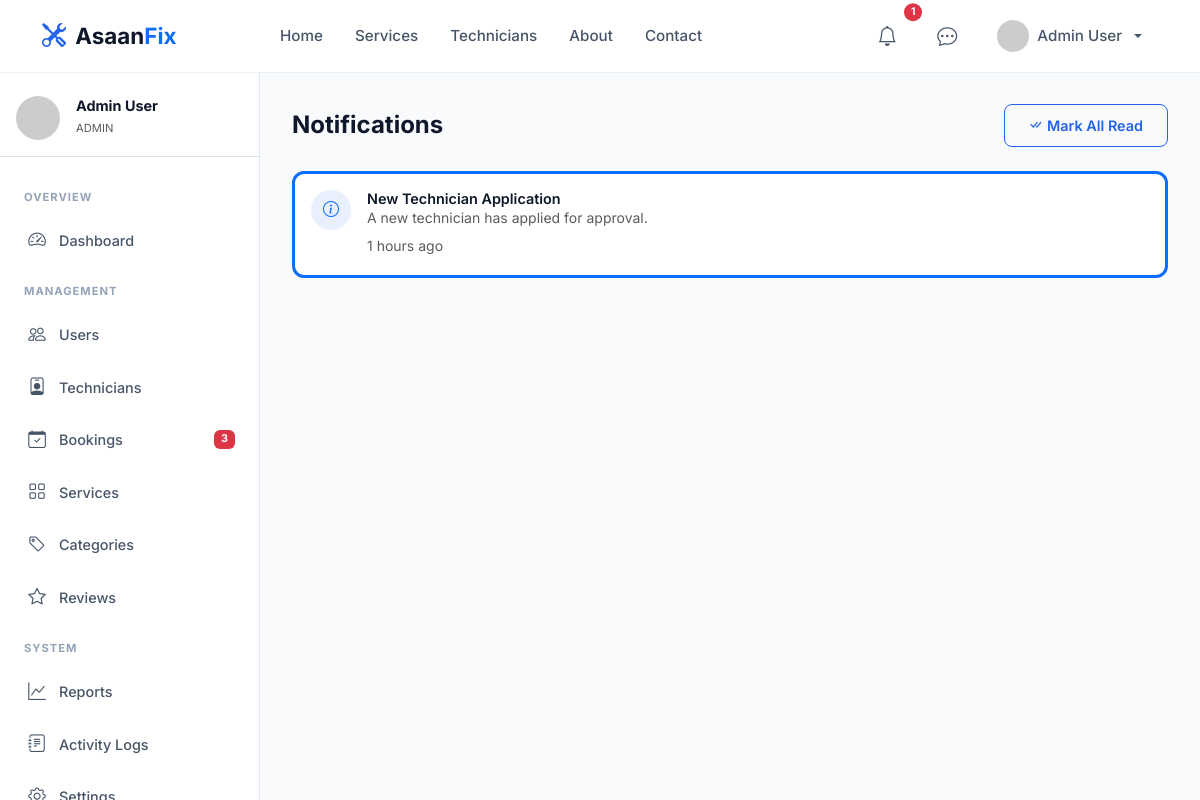
The page /admin/notifications.php (signed in) on the database its author committed.
### tables this page shows
CREATE TABLE `notifications` (
    `id` INT UNSIGNED AUTO_INCREMENT PRIMARY KEY,
    `user_id` INT UNSIGNED NOT NULL,
    `title` VARCHAR(200) NOT NULL,
    `message` TEXT NOT NULL,
    `type` ENUM('booking','review','payment','system','message') NOT NULL DEFAULT 'system',
    `link` VARCHAR(255) DEFAULT NULL,
    `is_read` TINYINT(1) NOT NULL DEFAULT 0,
    `created_at` DATETIME NOT NULL DEFAULT CURRENT_TIMESTAMP,
    FOREIGN KEY (`user_id`) REFERENCES `users`(`id`) ON DELETE CASCADE,
    INDEX `idx_notif_user` (`user_id`),
    INDEX `idx_notif_read` (`is_read`)
);

### config/session.php (called while the page is built, shortened)
<?php
function getCurrentUserId(): ?int {
    return $_SESSION['user_id'] ?? null;
}

### config/database.php (called while the page is built, shortened)
<?php
function getDB(): PDO {
    static $pdo = null;
    if ($pdo === null) {
        $dsn = "mysql:host=" . DB_HOST . ";dbname=" . DB_NAME . ";charset=" . DB_CHARSET;
        $options = [
            PDO::ATTR_ERRMODE            => PDO::ERRMODE_EXCEPTION,
            PDO::ATTR_DEFAULT_FETCH_MODE => PDO::FETCH_ASSOC,
            PDO::ATTR_EMULATE_PREPARES   => false,
            PDO::MYSQL_ATTR_INIT_COMMAND => "SET NAMES utf8mb4 COLLATE utf8mb4_unicode_ci"
        ];
        try {
            $pdo = new PDO($dsn, DB_USER, DB_PASS, $options);
        } catch (PDOException $e) {
            error_log("Database Connection Error: " . $e->getMessage());
            if (env('APP_DEBUG', false)) {
                die("Database Error: " . $e->getMessage());
            }
            die("Database connection failed. Please try again later.");
        }
    }
    return $pdo;
}

### includes/functions.php (called while the page is built, shortened)
<?php
require_once __DIR__ . '/../config/database.php';
require_once __DIR__ . '/../config/session.php';
function sanitize(string $input): string {
    return htmlspecialchars(trim($input), ENT_QUOTES, 'UTF-8');
}
function dbQuery(string $sql, array $params = []): array {
    $stmt = getDB()->prepare($sql);
    $stmt->execute($params);
    return $stmt->fetchAll();
}
function timeAgo(string $datetime): string {
    $diff = time() - strtotime($datetime);
    if ($diff < 86400) return floor($diff / 3600) . ' hours ago';
    return formatDate($datetime);
}

### admin/notifications.php (the view, shortened to what this page needs)
<?php
$userId = getCurrentUserId();
$notifications = dbQuery("SELECT * FROM notifications WHERE user_id = ? ORDER BY created_at DESC LIMIT 50", [$userId]);
require_once __DIR__ . '/../includes/header.php';
require_once __DIR__ . '/../includes/sidebar.php';
?>
<div class="dashboard-content">
    <div class="d-flex justify-content-between align-items-center mb-4">
        <h4 class="fw-bold mb-0">Notifications</h4>
        <a href="?mark_read=1" class="btn btn-sm btn-outline-primary"><i class="bi bi-check-all me-1"></i>Mark All Read</a>
    </div>
    <?php if (empty($notifications)): ?>
    <div class="card-custom p-5 text-center"><i class="bi bi-bell-slash display-3 text-muted"></i><h5 class="mt-3">No notifications</h5></div>
    <?php else: ?>
    <?php foreach ($notifications as $n): $iconMap = ['booking'=>'bi-calendar-check','review'=>'bi-star','payment'=>'bi-credit-card','message'=>'bi-chat-dots','system'=>'bi-info-circle']; ?>
    <div class="card-custom p-3 mb-2 <?= $n['is_read'] ? '' : 'border-start border-primary border-3' ?>">
        <div class="d-flex gap-3 align-items-start">
            <div class="flex-shrink-0 d-flex align-items-center justify-content-center rounded-circle" style="width:40px;height:40px;background:rgba(var(--primary-rgb),0.1);">
                <i class="bi <?= $iconMap[$n['type']] ?? 'bi-bell' ?> text-primary"></i>
            </div>
            <div class="flex-grow-1">
                <h6 class="mb-0 fw-semibold" style="font-size:0.9rem;"><?= sanitize($n['title']) ?></h6>
                <p class="text-muted small mb-1"><?= sanitize($n['message']) ?></p>
                <small class="text-muted"><?= timeAgo($n['created_at']) ?></small>
            </div>
        </div>
    </div>
    <?php endforeach; ?>
    <?php endif; ?>
</div>
<?php require_once __DIR__ . '/../includes/footer.php'; ?>

### assets/css/style.css (style rules this page uses)
:root { --primary: #2563EB; --primary-dark: #1D4ED8; --primary-light: #3B82F6; --primary-rgb: 37, 99, 235; --secondary: #0F172A; --accent: #F59E0B; --accent-light: #FBBF24; --success: #10B981; --danger: #EF4444; --warning: #F59E0B; --info: #06B6D4; --surface: #F8FAFC; --surface-2: #F1F5F9; --card: #FFFFFF; --border: #E2E8F0; --text: #0F172A; --text-secondary: #475569; --text-muted: #94A3B8; --shadow-sm: 0 1px 3px rgba(0,0,0,0.06); --shadow: 0 4px 16px rgba(0,0,0,0.08); --shadow-lg: 0 10px 40px rgba(0,0,0,0.12); --shadow-primary: 0 8px 30px rgba(37,99,235,0.25); --radius-sm: 8px; --radius: 12px; --radius-lg: 16px; --radius-xl: 24px; --transition: all 0.3s cubic-bezier(0.4, 0, 0.2, 1); --font: 'Inter', -apple-system, BlinkMacSystemFont, sans-serif; }
* { box-sizing: border-box; }
body { font-family: var(--font); color: var(--text); background: var(--surface); line-height: 1.6; -webkit-font-smoothing: antialiased; overflow-x: hidden; }
h1,h2,h3,h4,h5,h6 { font-weight: 700; line-height: 1.2; color: var(--secondary); }
a { color: var(--primary); text-decoration: none; transition: var(--transition); }
.btn { font-weight: 600; border-radius: var(--radius-sm); padding: 0.6rem 1.5rem; transition: var(--transition); font-size: 0.9rem; }
.btn-outline-primary { color: var(--primary); border-color: var(--primary); }
.card-custom { background: var(--card); border: 1px solid var(--border); border-radius: var(--radius); transition: var(--transition); overflow: hidden; }
.dashboard-content { margin-left: 260px; padding: 2rem; min-height: calc(100vh - 72px); }

### rows shown on the page
notifications: title "New Technician Application", message "A new technician has applied for approval.", created_at "1 hours ago"

### other values the page prints
$notifCount "1"
$_SESSION['user_name'] "Admin User"
getCurrentUserRole() "ADMIN"
$section "OVERVIEW"
$item['label'] "Dashboard"
$section "MANAGEMENT"
$item['label'] "Users"
$item['label'] "Technicians"
$item['label'] "Bookings"
$item['badge'] "3"
$item['label'] "Services"
$item['label'] "Categories"
$item['label'] "Reviews"
$section "SYSTEM"
$item['label'] "Reports"
